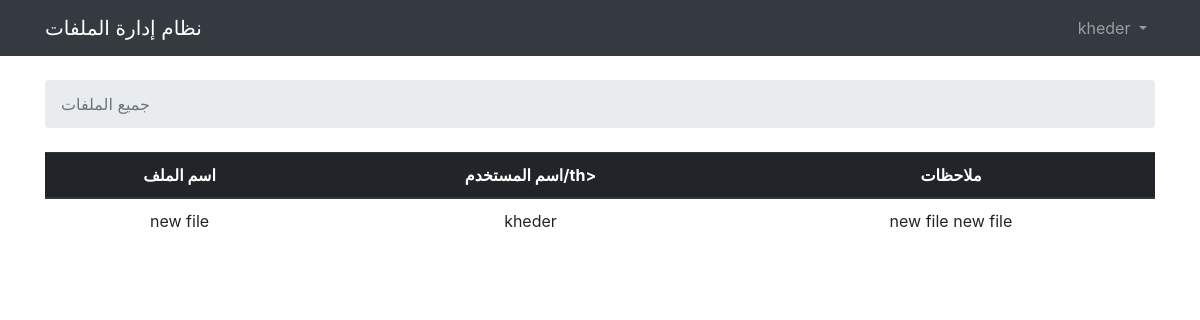
Page /my-files/ (signed in) on the committed database.
### base/models.py (models this page shows, shortened)
class User(AbstractUser):
    user_type = models.CharField(max_length=25, choices=Type_User)

class OrderFile(models.Model):
    user = models.ForeignKey(User, on_delete=models.CASCADE)
    file = models.CharField(max_length=25)
    description = models.TextField(max_length=1000)
    created_at  = models.DateTimeField(auto_now_add=True)
    class Meta:
        ordering = ['created_at']

### base/views.py (the view)
# urls.py: path('my-files/', get_my_files, name='my_files'),
@login_required
def get_my_files(request):
    user = User.objects.get(id=request.user.id)
    context = {
        'files':user.orderfile_set.all()
    }
    return render(request, 'my_files.html', context)

### templates/my_files.html (shortened to what this page needs)
{% extends 'base.html' %}
    {% block breadcrumb %}
        <li class="breadcrumb-item active">جميع الملفات</li>
    {% endblock %}
    {% block content %}
        <table class="table">
            <thead class="thead-dark">
                <tr>
                    <th style="text-align: center;">اسم الملف</th>
                    <th style="text-align: center;">اسم المستخدم/th>
                    <th style="text-align: center;">ملاحظات</th>
                </tr>
            </thead>
            <tbody>
                {% for file in files %}
                <tr>
                    <td style="text-align: center;">{{file.file}}<small class="text-muted d-block"></small>
                    </td>
                    <td style="text-align: center;">{{file.user.username}}</td>
                    <td style="text-align: center;">{{file.description}}</td>
                </tr>
                {% endfor %}
            </tbody>
        </table>
    {% endblock %}

### templates/base.html (shortened to what this page needs)
{% load static %}
<html lang="en">
<head>
    <link rel="stylesheet" href="{%static 'css/bootstrap.min.css'%}">
</head>
<body>
{%block body%}
<nav class="navbar navbar-expand-sm navbar-dark bg-dark">
  <div class="container">
    <a class="navbar-brand" href="{% url 'home' %}">نظام إدارة الملفات</a>
    <div class="collapse navbar-collapse" id="mainMenu">
      {% if user.is_authenticated %}
      <ul class="navbar-nav ml-auto">
        <li class="nav-item dropdown">
          <a class="nav-link dropdown-toggle" href="#" id="userMenu" data-toggle="dropdown" aria-haspopup="true" aria-expanded="false">
            {{ user.username }}
          </a>
        </li>
      </ul>
      {% endif %}
    </div>
  </div>
</nav>
<div class="container">
<ol class="breadcrumb my-4">
    {% block breadcrumb %}
    {% endblock %}
</ol>
    {% block content %}
    {% endblock %}
</div>
{%endblock body%}
</body>
</html>

### rows in the picture
User: username "kheder"
OrderFile: file "new file", user.username "kheder", description "new file new file"
